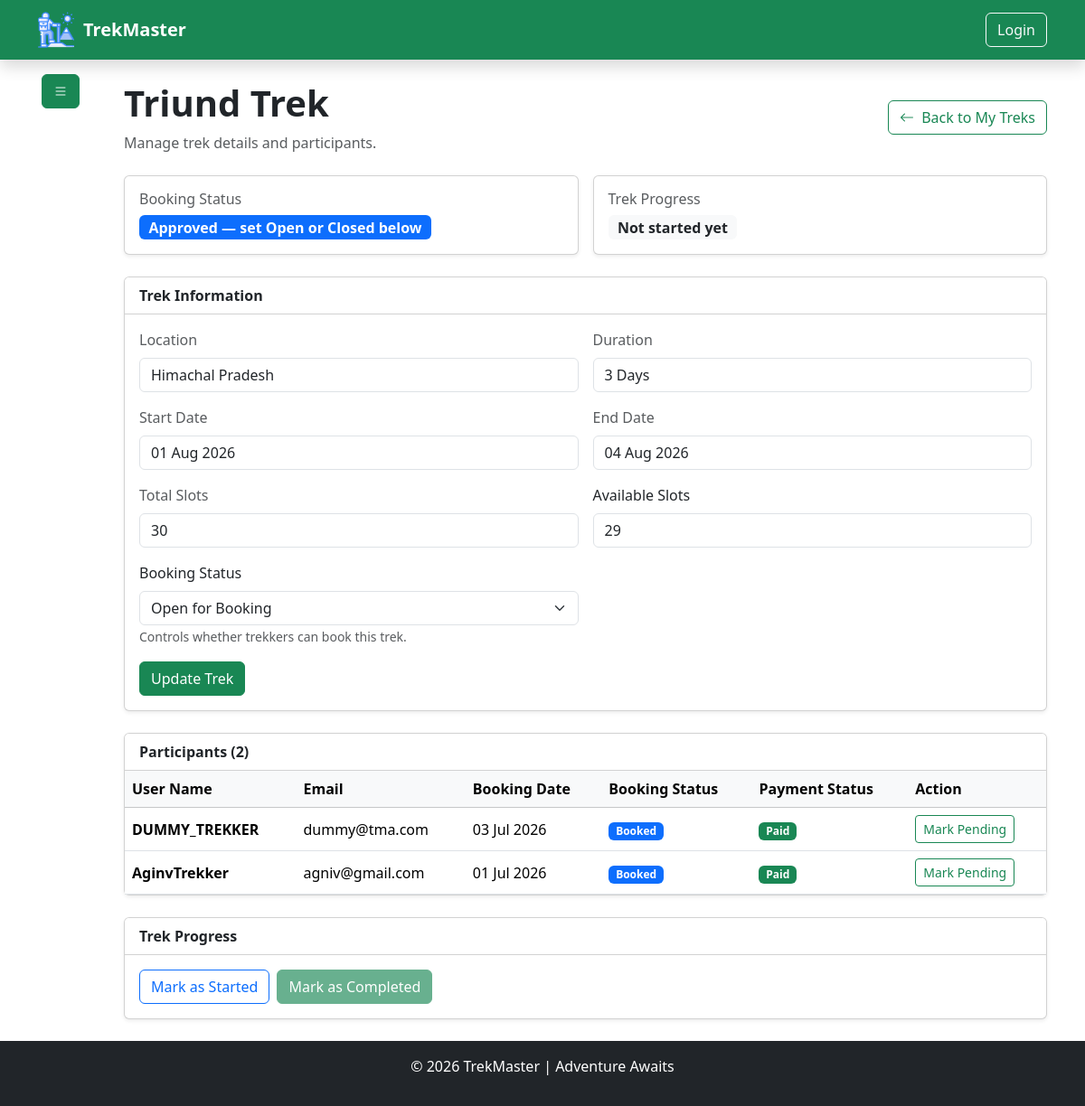
The app's page /trekstaff/manage-trek/3 (signed in), older data.
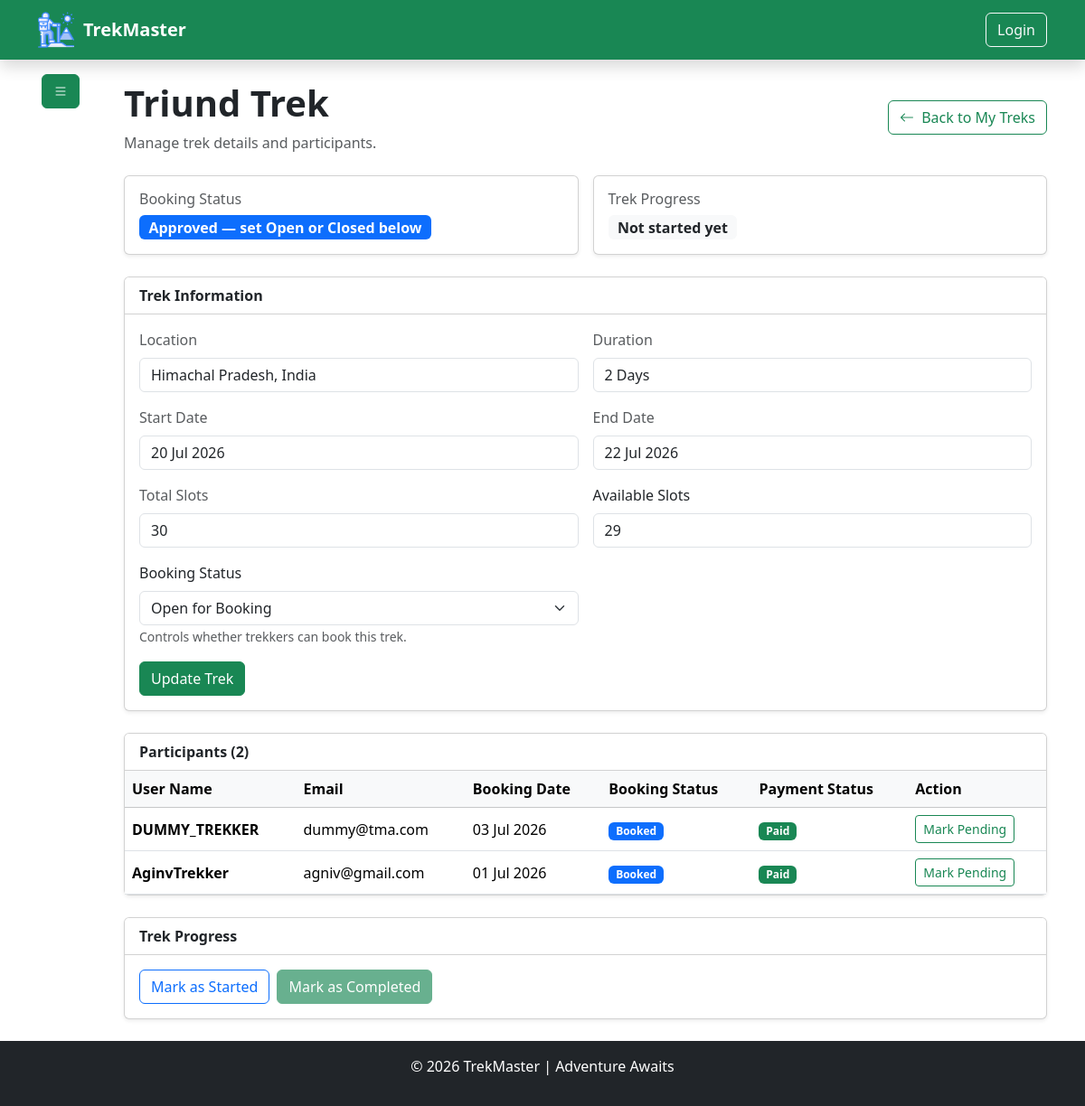
The same page, newer data.
### model/model.py (models this page shows)
class BaseModel(TimeStampMixin, db.Model):
    __abstract__ = True  ## means this class is not a table in the database, but it can be inherited by other models to have common fields [new concept of abstract base class in SQLAlchemy]
    id = db.Column(db.Integer, primary_key=True)

class TrekModel(BaseModel):
    __tablename__ = "treks"
    name = db.Column(db.String(100), nullable=False)
    location = db.Column(db.String(100), nullable=False)
    difficulty = db.Column(db.Enum(TrekDifficulty), nullable=False)
    duration = db.Column(db.Integer, nullable=False)  # in days
    total_slots = db.Column(db.Integer, nullable=False, default=10)
    available_slots = db.Column(db.Integer, nullable=False, default=10)
    price = db.Column(db.Numeric(10, 2), nullable=False)
    description = db.Column(db.String(600), nullable=True)
    image_url = db.Column(db.String(200), nullable=True)
    starting_at = db.Column(db.DateTime, nullable=False, default=datetime.utcnow)
    ending_at = db.Column(db.DateTime, nullable=False)
    status = db.Column(db.Enum(TrekStatus), default=TrekStatus.PENDING, nullable=False)
    assigned_staff_id = db.Column(db.Integer, db.ForeignKey("staffs.id"), nullable=True)
    bookings = db.relationship(
        "BookingModel", backref=db.backref("trek", lazy=True), lazy=True, cascade="all, delete-orphan"
    )  # one to many relationship with BookingModel
    __table_args__ = (
        db.CheckConstraint(
            "available_slots <= total_slots", name="check_available_slots"
        ),
        db.CheckConstraint("starting_at < ending_at", name="ending before start constraint"),
        db.CheckConstraint("price >= 0", name="zero_price_constraint"),
    )

### utils/authentication.py (the view)
    def wrapper(*args , **kwargs):
        if "user_id" not in session:
            flash("Please log in to access this page.", "danger")
            return redirect("/auth/login")
        user = UserModel.query.filter_by(id=session["user_id"]).first()
        if not user:
            flash("User not found.", "danger")
            return redirect("/auth/login")
        return func(
            *args,
            **kwargs
        )

### controller/trek_staff_controller.py (called while the page is built)
def get_current_staff():
    user_id = session.get("user_id")
    staff = StaffModel.query.filter_by(user_id=user_id).first()
    return staff

def get_assigned_trek(staff, trek_id):
    if not staff:
        return None
    return TrekModel.query.filter_by(
        id=trek_id, assigned_staff_id=staff.id
    ).first()

def load_trek_stats(treks):
    for trek in treks:
        trek.booked_participants = len(
            [b for b in trek.bookings if b.status == BookingStatus.BOOKED]
        )
    return treks

### routes/trek_staff_routes.py (called while the page is built)
@trek_staff_bp.route("/manage-trek/<int:trek_id>", methods=["GET", "POST"])
@is_logged_in
@role_required(UserRole.STAFF)
def manage_trek(trek_id):
    return trek_staff_ctrl.manage_trek(trek_id)

### templates/trekStaff/manage_trek.html (shortened to what the changed rows need)
{% extends "base.html" %}
{% block content %}
<div class="container">
    <div class="row">
        <div class="col-11">
            <div class="py-4">
                <div class="d-flex justify-content-between align-items-center mb-4">
                    <div>
                        <h1 class="fw-bold">{{ trek.name }}</h1>
                        <p class="text-muted mb-0">Manage trek details and participants.</p>
                    </div>
                </div>
                <div class="card shadow-sm mb-4">
                    <div class="card-body">
                        <form method="POST" action="/trekstaff/manage-trek/{{ trek.id }}">
                            <div class="row g-3">
                                <div class="col-md-6">
                                    <label class="form-label text-muted">Location</label>
                                    <input type="text" class="form-control" value="{{ trek.location }}" readonly>
                                </div>
                                <div class="col-md-6">
                                    <label class="form-label text-muted">Duration</label>
                                    <input type="text" class="form-control" value="{{ trek.duration }} Days" readonly>
                                </div>
                                <div class="col-md-6">
                                    <label class="form-label text-muted">Start Date</label>
                                    <input type="text" class="form-control"
                                        value="{{ trek.starting_at.strftime('%d %b %Y') }}" readonly>
                                </div>
                                <div class="col-md-6">
                                    <label class="form-label text-muted">End Date</label>
                                    <input type="text" class="form-control"
                                        value="{{ trek.ending_at.strftime('%d %b %Y') }}" readonly>
                                </div>
                                <div class="col-md-6">
                                    <label class="form-label text-muted">Total Slots</label>
                                    <input type="text" class="form-control" value="{{ trek.total_slots }}" readonly>
                                </div>
                                <div class="col-md-6">
                                    <label class="form-label">Available Slots</label>
                                    <input type="number" name="available_slots" class="form-control" min="0"
                                        max="{{ trek.total_slots }}" value="{{ trek.available_slots }}" required>
                                </div>
                            </div>
                        </form>
                    </div>
                </div>
                <div class="card shadow-sm mb-4">
                    <div class="table-responsive">
                        <table class="table table-hover align-middle mb-0">
                            <thead class="table-light">
                                <tr>
                                    <th>User Name</th>
                                    <th>Email</th>
                                    <th>Booking Date</th>
                                    <th>Booking Status</th>
                                    <th>Payment Status</th>
                                    <th>Action</th>
                                </tr>
                            </thead>
                        </table>
                    </div>
                </div>
            </div>
        </div>
    </div>
</div>
{% endblock %}

Row changes from the older to the newer data that the page shows:
changed TrekModel "Triund Trek": location "Himachal Pradesh" → "Himachal Pradesh, India"; duration "3 Days" → "2 Days"; starting_at "01 Aug 2026" → "20 Jul 2026"; ending_at "04 Aug 2026" → "22 Jul 2026"
